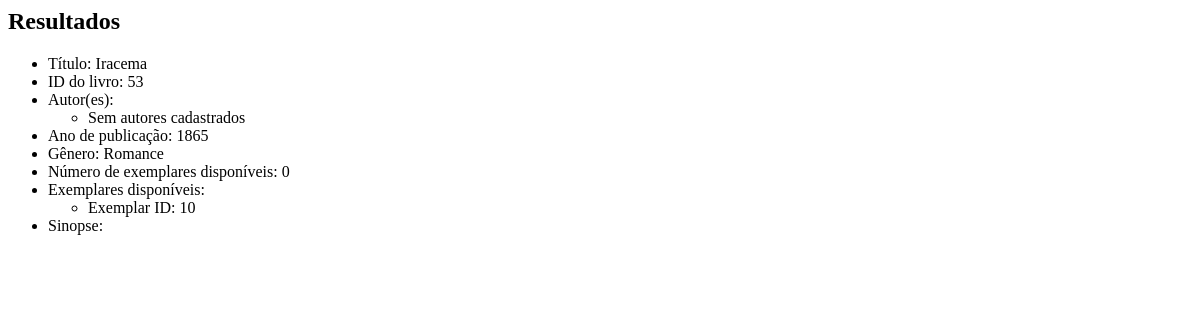
The page /biblioteca/pesquisar/ on the database as committed earlier.
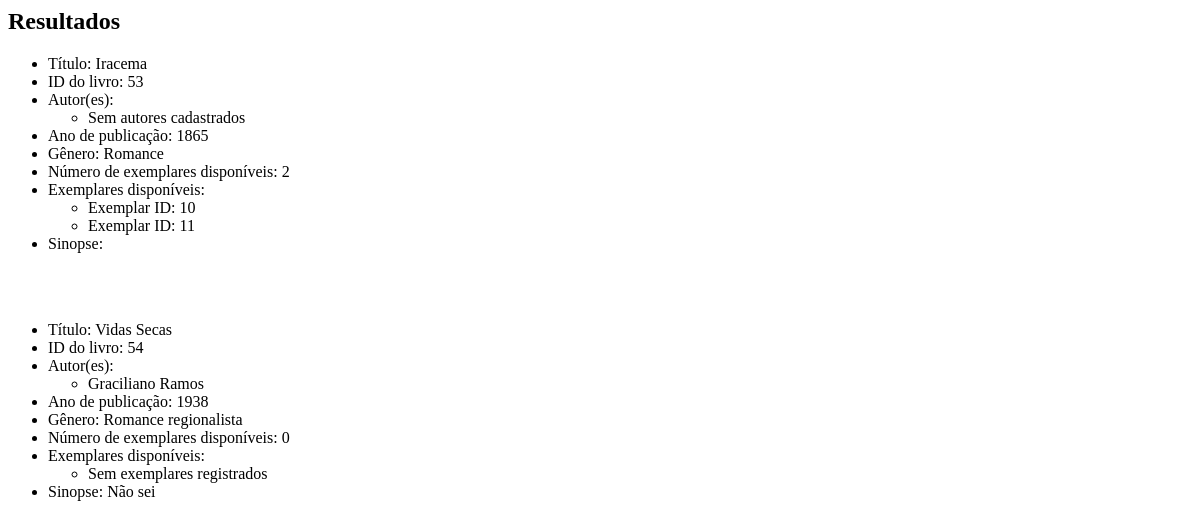
The same page on the database as committed later.
### Biblioteca/models.py (models this page shows)
class Livro (models.Model):
    titulo = models.CharField(max_length=1000, unique=True) #Não sei se faz sentido um max_lenght aqui, apenas seguindo o exemplo da aula
    sinopse =  models.CharField(blank=True)
    ano_de_publicacao = models.IntegerField()
    genero = models.CharField(max_length=1000)
    exemplares_disponiveis = models.IntegerField() #erro: min_value=0

class Exemplar(models.Model):
    livro = models.ForeignKey(Livro,on_delete=models.CASCADE, related_name="exemplares")
    disponivel = models.BooleanField(default=True)

class Autoria(models.Model):
    livro = models.ForeignKey(Livro, on_delete=models.CASCADE, related_name='autoria')
    autor = models.ForeignKey(Autor, on_delete=models.CASCADE, related_name='autoria')
    class Meta:
        unique_together = ('livro', 'autor') # Previne duplicatas

class Autor(models.Model):
    nome = models.CharField(max_length=1000, unique=True)
    biografia = models.CharField(blank=True)

### Biblioteca/views.py (the view)
# urls.py: path("pesquisar/",        views.pesquisar,        name="pesquisar"),
def pesquisar(request):
    busca = request.GET.get('busca', '')
    tipo = request.GET.get('tipodapesquisa', 'livro')
    print(f"Valor da busca: {busca}")
    if tipo == "livro":
        lista = Livro.objects.filter(titulo__icontains=busca)
    elif tipo == "autor":
        lista = Autor.objects.filter(nome__icontains=busca)
    else:
        lista = []
    return render(request, "Biblioteca/parcial_resultados.html", {
        "lista": lista, "tipo": tipo
    })

### Biblioteca/templates/Biblioteca/parcial_resultados.html (shortened to what this page needs)
<div class="caixa">
<h2>Resultados</h2>
{% if tipo == "livro" %}
    {% for elemento in lista %}
    <div class="caixinha">
        <ul>
            <li>Título: {{ elemento.titulo }}</li>
            <li>ID do livro: {{elemento.id }}</li>
            <li>Autor(es):
                <ul>
                    {% for autoria in elemento.autoria.all %}
                        <li>{{ autoria.autor.nome }}</li>
                    {% empty %}
                        <li>Sem autores cadastrados</li>
                    {% endfor %}
                </ul>
            <li>Ano de publicação: {{ elemento.ano_de_publicacao }}</li>
            <li>Gênero: {{ elemento.genero }}</li>
            <li>Número de exemplares disponíveis: {{ elemento.exemplares_disponiveis }}</li>
            <li>Exemplares disponíveis:</li>
            <ul>
                {% for exemplar in elemento.exemplares.all %}
                        {% if exemplar.disponivel %}
                            <li>Exemplar ID: {{ exemplar.id }}</li>
                        {% endif %}
                {% empty %}
                    <li>Sem exemplares registrados</li>
                {% endfor %}
            </ul>
            <li>Sinopse: {{ elemento.sinopse }}</li>
        </ul>
    </div>
    <br><br>
        {% empty %}
            Nenhum livro encontrado
    {% endfor %}
{% endif %}
</div>

Rows that differ between the two databases and show on the page:
changed Livro "Iracema": exemplares_disponiveis "0" → "2"
added Exemplar: id "11", shown under Livro "Iracema"
added Livro: titulo "Vidas Secas", id "54", ano_de_publicacao "1938", genero "Romance regionalista", exemplares_disponiveis "0", sinopse "Não sei"
added Autoria: autor.nome "Graciliano Ramos"
